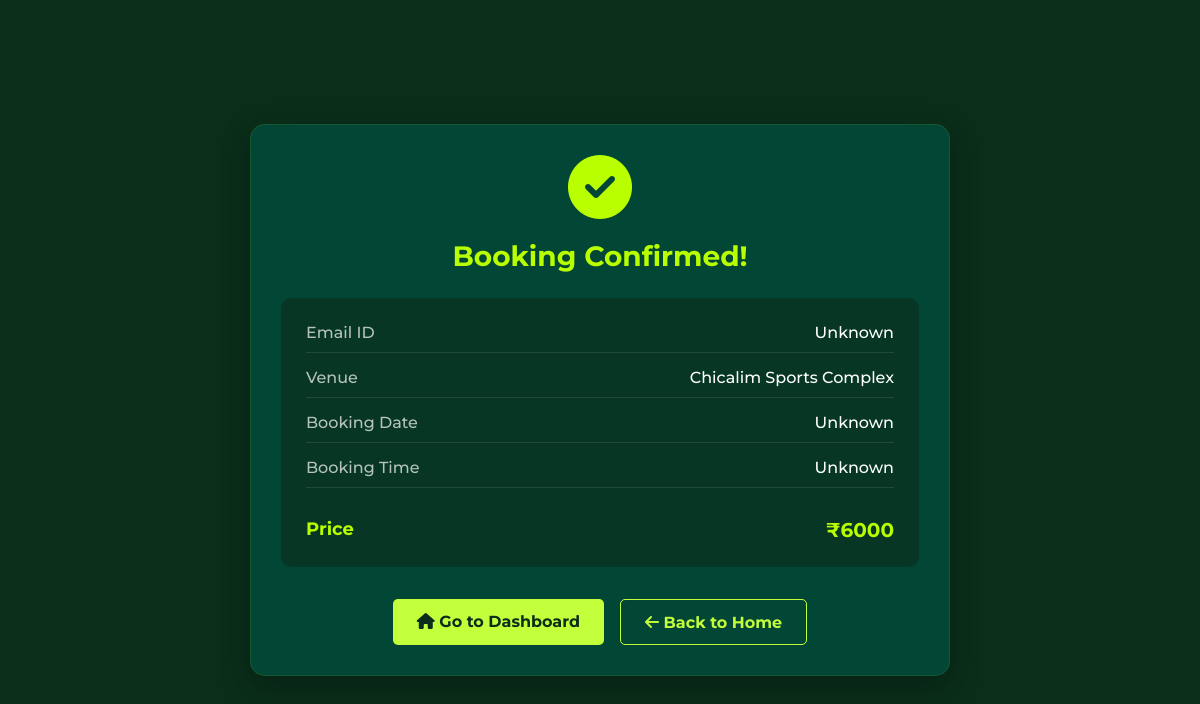
The app's page /payment-ground-success.php?venue_id=ven_020, older data.
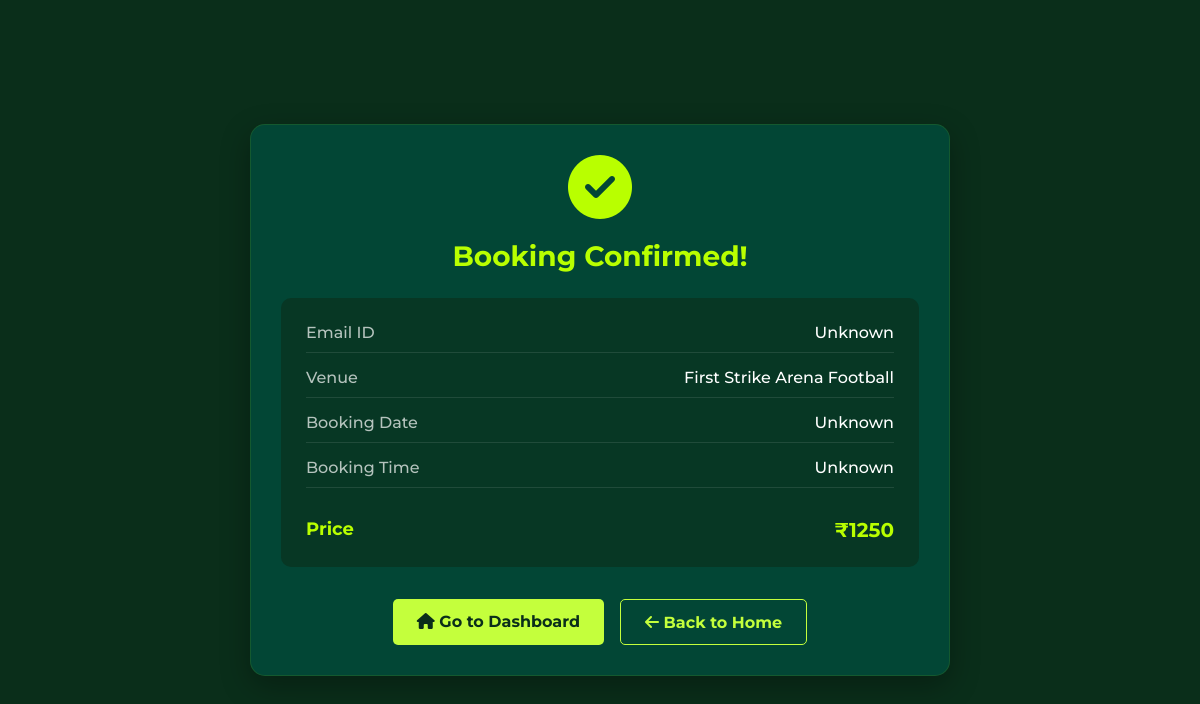
The same page, newer data.
### tables this page shows
CREATE TABLE `venue` (
  `venue_id` varchar(255) NOT NULL,
  `venue_nm` varchar(255) DEFAULT NULL,
  `location` varchar(255) DEFAULT NULL,
  `price` double DEFAULT NULL,
  `size` varchar(255) DEFAULT NULL,
  `turf_img` varchar(255) DEFAULT NULL,
  `description` text DEFAULT NULL,
  `amenity1` varchar(255) DEFAULT NULL,
  `amenity2` varchar(255) DEFAULT NULL,
  `amenity3` varchar(255) DEFAULT NULL
);

### payment-ground-success.php (the view, shortened to what this page needs)
<?php
include 'db.php';
$email = $_GET['user_email'] ?? 'Unknown';
$venue_id = $_GET['venue_id'] ?? 'Unknown';
$booking_date = $_GET['date'] ?? 'Unknown';
$booking_time = $_GET['time'] ?? 'Unknown';
$venue_name = "Unknown Venue";
$venue_price = "Unknown";
if ($venue_id !== 'Unknown') {
    $stmt = $conn->prepare("SELECT venue_nm, price FROM venue WHERE venue_id = ?");
    $stmt->bind_param("s", $venue_id);
    $stmt->execute();
    $result = $stmt->get_result();
    if ($row = $result->fetch_assoc()) {
        $venue_name = $row['venue_nm'];
        $venue_price = $row['price'];
    }
}
?>
<!DOCTYPE html>
<html lang="en">
<head>
    <link rel="stylesheet" href="https://cdnjs.cloudflare.com/ajax/libs/font-awesome/6.4.0/css/all.min.css">
    <link rel="stylesheet" href="CSS/payment.css">
    <link rel="stylesheet" href="CSS/main.css">
</head>
<body>
    <div class="payment-container">
        <i class="fas fa-check-circle success-icon" style="font-size: 64px; color: var(--neon-green); display: block; text-align: center; margin-bottom: 20px;"></i>
        <h1 class="summary-title">Booking Confirmed!</h1>
        <div class="order-summary">
            <div class="summary-row">
                <div class="summary-label">Email ID</div>
                <div class="summary-value"><?php echo htmlspecialchars($email); ?></div>
            </div>
            <div class="summary-row">
                <div class="summary-label">Venue</div>
                <div class="summary-value"><?php echo htmlspecialchars($venue_name); ?></div>
            </div>
            <div class="summary-row">
                <div class="summary-label">Booking Date</div>
                <div class="summary-value"><?php echo htmlspecialchars($booking_date); ?></div>
            </div>
            <div class="summary-row">
                <div class="summary-label">Booking Time</div>
                <div class="summary-value"><?php echo htmlspecialchars($booking_time); ?></div>
            </div>
            <div class="total-row">
                <div class="total-label">Price</div>
                <div class="total-value">₹<?php echo htmlspecialchars($venue_price); ?></div>
            </div>
        </div>
        <div class="action-buttons">
                <a href="userdashboard.php" class="action-button primary-button">
                    <i class="fas fa-home"></i> Go to Dashboard
                </a>
                <a href="index.php" class="action-button secondary-button">
                    <i class="fas fa-arrow-left"></i> Back to Home
                </a>
        </div>
    </div>
</body>
</html>

### CSS/payment.css (style rules this page uses)
body { display: flex; justify-content: center; align-items: center; min-height: 100vh; margin: 0; padding: 20px; }
.payment-container { background-color: rgba(0, 77, 61, 0.8); width: 100%; max-width: 700px; border-radius: 15px; overflow: hidden; box-shadow: 0 10px 30px rgba(0, 0, 0, 0.3); border: 1px solid rgba(185, 255, 0, 0.1); padding: 30px; margin: 0 auto; }
.summary-title { color: var(--neon-green); font-size: 28px; margin-bottom: 25px; font-weight: 700; text-align: center; }
.order-summary { background-color: rgba(10, 46, 26, 0.6); border-radius: 10px; padding: 25px; margin-bottom: 30px; }
.summary-row { display: flex; justify-content: space-between; margin-bottom: 15px; padding-bottom: 10px; border-bottom: 1px solid rgba(255, 255, 255, 0.1); }
.summary-label { font-size: 16px; font-weight: 500; color: rgba(255, 255, 255, 0.7); }
.summary-value { font-size: 16px; text-align: right; font-weight: 500; }
.total-row { display: flex; justify-content: space-between; margin-top: 15px; padding-top: 15px; font-weight: bold; }
.total-label { color: var(--neon-green); font-size: 18px; font-weight: 700; }
.total-value { color: var(--neon-green); font-size: 20px; font-weight: 700; }
.action-buttons { display: flex; justify-content: center; gap: 1rem; margin-top: 2rem; }
.action-button { padding: 0.8rem 1.5rem; border-radius: 5px; font-weight: bold; text-decoration: none; transition: all 0.3s ease; }
.primary-button { background-color: #c4ff3c; color: #0a2e1a; }
.secondary-button { background-color: transparent; color: #c4ff3c; border: 1px solid #c4ff3c; }

### CSS/main.css (style rules this page uses)
* { margin: 0; padding: 0; box-sizing: border-box; font-family: 'Montserrat', 'Arial', sans-serif; }
:root { --dark-green: #0a2e1a; --neon-green: #b9ff00; --dark-gray: #333; --translucent-bg: rgba(255, 255, 255, 0.1); }
body { background-color: var(--dark-green); color: white; overflow-x: hidden; padding: 0 20px; }

Row changes from the older to the newer data that the page shows:
changed venue: venue_nm "Chicalim Sports Complex" → "First Strike Arena Football"; price "6000" → "1250"
